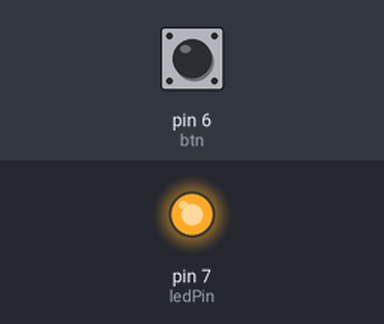
A sketch run on a simulated Arduino Uno, built with avr-gcc and run on an emulated ATmega328P. On the bench: output pins drawn as LEDs (lit = HIGH). Inputs (shaded band) come from the test bench; at power-on: pin 6 (btn) LOW. What the sketch prints to the serial monitor is not drawn.

Above: at 1.2 s.
1.3 s: pin 6 (btn) pulled HIGH for 0.15 s
At 1.38 s:
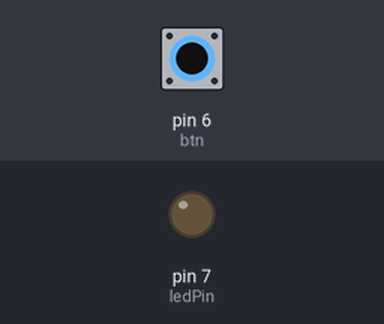
2.9 s: pin 6 (btn) pulled HIGH for 3.2 s
At 7.5 s:
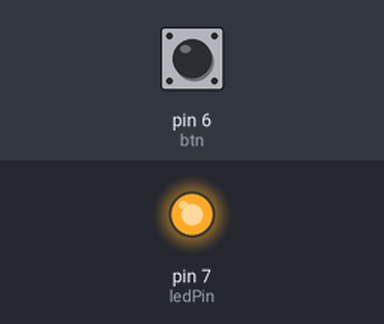
Timing chart, 0 to 9.0 s (numbered marks = the images above; inputs shaded):
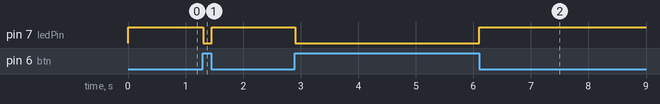

Measured:
- after the input at 1.3 s, pin 7 (ledPin): HIGH → LOW at once, → HIGH 0.15 s later
- after the input at 2.9 s, pin 7 (ledPin): HIGH → LOW at once, → HIGH 3.2 s later

The sketch:

EIUclass7_1Code.ino
```cpp
//working with pushbuttons
//Pull up configuration

int ledPin = 7;
int btn = 6;
bool btnS; //variable to store the button state

void setup() {
  // put your setup code here, to run once:
  pinMode(ledPin, OUTPUT);
  pinMode(btn, INPUT);

  Serial.begin(9600);


}

void loop() {
  // put your main code here, to run repeatedly:

  btnS = digitalRead(btn); // performing a digital read so as to read the pushbutton state

  Serial.println(btnS);

  //control logic to on/off the led when button is pressed or not
  if (btnS == 1) {
    digitalWrite(ledPin, !btnS);
  }
  else {
    digitalWrite(ledPin, !btnS);
  }

}
```
